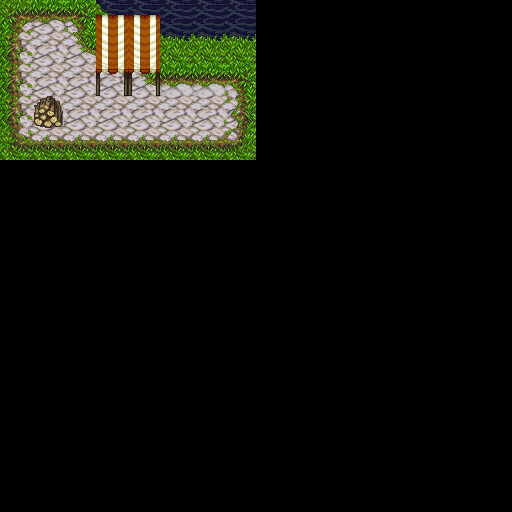

This is a level from a 2D game, rendered from its Tiled map with the project's own tilesets. A one-line summary and the complete map file follow:
An orthogonal 16x16 tile map with 32x32 px tiles, 3 tile layers (Ground 1, Ground 2, Roof) and 2 objects (order).

<map version="1.2" tiledversion="2019.05.08" orientation="orthogonal" renderorder="right-down" width="16" height="16" tilewidth="32" tileheight="32" infinite="0" nextlayerid="20" nextobjectid="6">
 <properties>
  <property name="id" type="int" value="0" />
 </properties>
 <tileset firstgid="1" source="terrain_1.tsx" />
 <layer id="17" name="Ground 1" width="16" height="16">
  <properties>
   <property name="Order" type="int" value="0" />
  </properties>
  <data encoding="csv">
4,5,6,163,164,164,164,164,0,0,0,0,0,0,0,0,
20,21,68,5,6,162,162,162,0,0,0,0,0,0,0,0,
20,21,21,21,68,82,82,83,0,0,0,0,0,0,0,0,
20,21,21,21,21,21,21,22,0,0,0,0,0,0,0,0,
36,37,37,37,37,37,37,38,0,0,0,0,0,0,0,0,
0,0,0,0,0,0,0,0,0,0,0,0,0,0,0,0,
0,0,0,0,0,0,0,0,0,0,0,0,0,0,0,0,
0,0,0,0,0,0,0,0,0,0,0,0,0,0,0,0,
0,0,0,0,0,0,0,0,0,0,0,0,0,0,0,0,
0,0,0,0,0,0,0,0,0,0,0,0,0,0,0,0,
0,0,0,0,0,0,0,0,0,0,0,0,0,0,0,0,
0,0,0,0,0,0,0,0,0,0,0,0,0,0,0,0,
0,0,0,0,0,0,0,0,0,0,0,0,0,0,0,0,
0,0,0,0,0,0,0,0,0,0,0,0,0,0,0,0,
0,0,0,0,0,0,0,0,0,0,0,0,0,0,0,0,
0,0,0,0,0,0,0,0,0,0,0,0,0,0,0,0
</data>
 </layer>
 <layer id="18" name="Ground 2" width="16" height="16">
  <properties>
   <property name="Order" type="int" value="1" />
  </properties>
  <data encoding="csv">
0,0,0,0,0,0,0,0,0,0,0,0,0,0,0,0,
0,0,0,0,0,0,0,0,0,0,0,0,0,0,0,0,
0,0,0,0,0,0,0,0,0,0,0,0,0,0,0,0,
0,165,0,0,0,0,0,0,0,0,0,0,0,0,0,0,
0,0,0,0,0,0,0,0,0,0,0,0,0,0,0,0,
0,0,0,0,0,0,0,0,0,0,0,0,0,0,0,0,
0,0,0,0,0,0,0,0,0,0,0,0,0,0,0,0,
0,0,0,0,0,0,0,0,0,0,0,0,0,0,0,0,
0,0,0,0,0,0,0,0,0,0,0,0,0,0,0,0,
0,0,0,0,0,0,0,0,0,0,0,0,0,0,0,0,
0,0,0,0,0,0,0,0,0,0,0,0,0,0,0,0,
0,0,0,0,0,0,0,0,0,0,0,0,0,0,0,0,
0,0,0,0,0,0,0,0,0,0,0,0,0,0,0,0,
0,0,0,0,0,0,0,0,0,0,0,0,0,0,0,0,
0,0,0,0,0,0,0,0,0,0,0,0,0,0,0,0,
0,0,0,0,0,0,0,0,0,0,0,0,0,0,0,0
</data>
 </layer>
 <objectgroup id="7" name="Object Layer 1">
  <object id="2" name="Pot" type="order" gid="156" x="159.667" y="159.833" width="32" height="32">
   <properties>
    <property name="order" type="int" value="80" />
   </properties>
  </object>
  <object id="5" x="225" y="128.5" width="32" height="32">
   <ellipse />
  </object>
 </objectgroup>
 <layer id="19" name="Roof" width="16" height="16">
  <properties>
   <property name="Order" type="int" value="101" />
  </properties>
  <data encoding="csv">
0,0,0,190,190,0,0,0,0,0,0,0,0,0,0,0,
0,0,0,206,206,0,0,0,0,0,0,0,0,0,0,0,
0,0,0,222,222,0,0,0,0,0,0,0,0,0,0,0,
0,0,0,0,0,0,0,0,0,0,0,0,0,0,0,0,
0,0,0,0,0,0,0,0,0,0,0,0,0,0,0,0,
0,0,0,0,0,0,0,0,0,0,0,0,0,0,0,0,
0,0,0,0,0,0,0,0,0,0,0,0,0,0,0,0,
0,0,0,0,0,0,0,0,0,0,0,0,0,0,0,0,
0,0,0,0,0,0,0,0,0,0,0,0,0,0,0,0,
0,0,0,0,0,0,0,0,0,0,0,0,0,0,0,0,
0,0,0,0,0,0,0,0,0,0,0,0,0,0,0,0,
0,0,0,0,0,0,0,0,0,0,0,0,0,0,0,0,
0,0,0,0,0,0,0,0,0,0,0,0,0,0,0,0,
0,0,0,0,0,0,0,0,0,0,0,0,0,0,0,0,
0,0,0,0,0,0,0,0,0,0,0,0,0,0,0,0,
0,0,0,0,0,0,0,0,0,0,0,0,0,0,0,0
</data>
 </layer>
</map>
